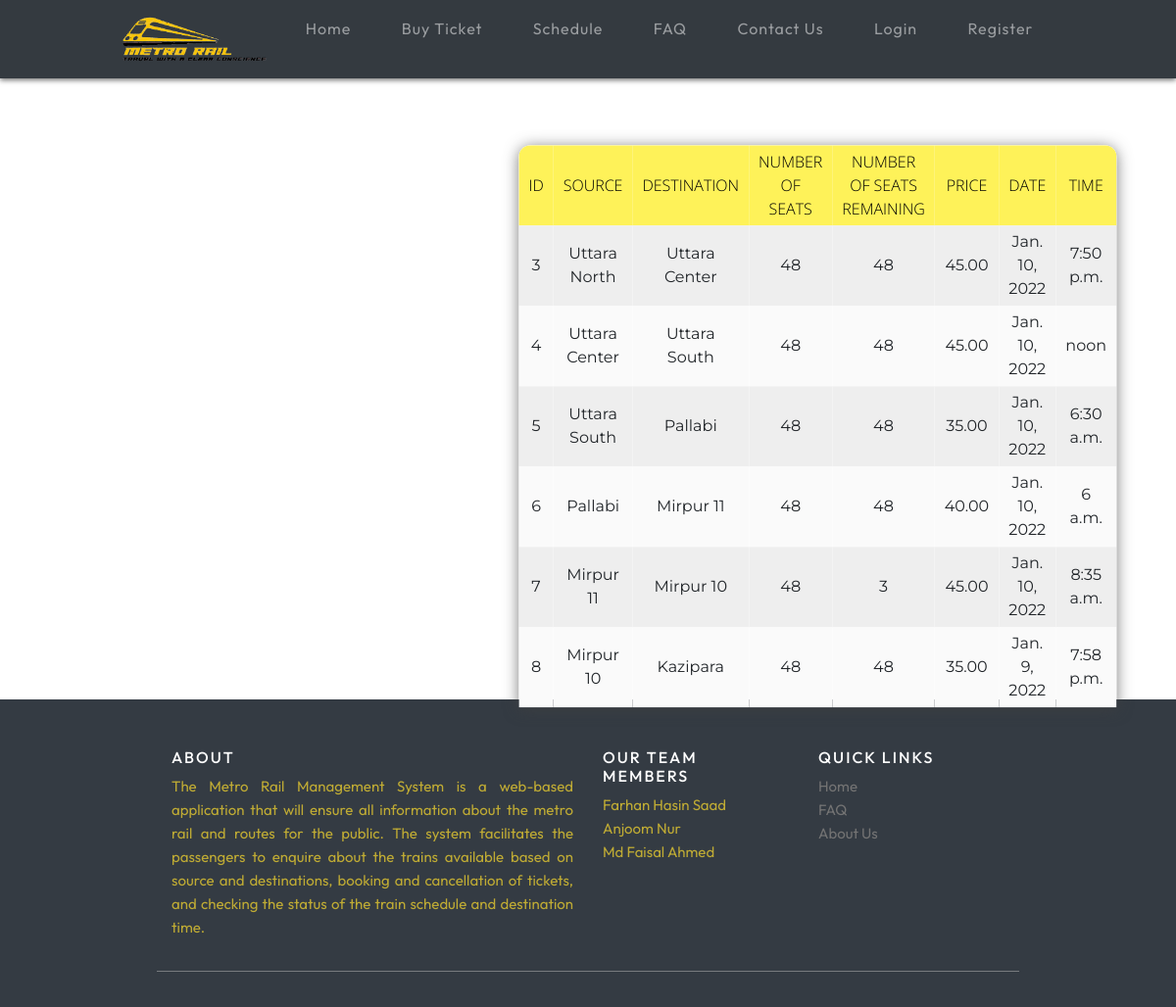
The page /accounts/seeall/ on the database its author committed.
### accounts/models.py (models this page shows, shortened)
class Route(models.Model):
    routeId= models.AutoField(primary_key=True)
    source = models.CharField(max_length=200)
    dest = models.CharField(max_length=200)
    nos = models.DecimalField(decimal_places=0, max_digits=2)
    rem = models.DecimalField(decimal_places=0, max_digits=2)
    price = models.DecimalField(decimal_places=2, max_digits=6)
    date = models.DateField()
    time = models.TimeField()

### accounts/views.py (the view)
# urls.py: path('seeall/', views.seeAll, name="seeall"),
def seeAll(request):
    routeList = Route.objects.all().order_by('-date')
    context = {'routeList' : routeList}
    return render(request, 'seeAll.html', context)

### accounts/templates/seeAll.html (shortened to what this page needs)
{% extends 'railapp/home.html' %}
{% load static %}
{% block content %}
<!DOCTYPE html>
<html lang="en">
<head>
    <link rel="stylesheet" href="{%static 'css/schedule.css'%}">
</head>
<body>
    <div class="filter">
    </div>
    <table>
        <tr id="header">
            <th>ID</th>
            <th>Source</th>
            <th>Destination</th>
            <th>Number of Seats</th>
            <th>Number of Seats Remaining</th>
            <th>Price</th>
            <th>Date</th>
            <th>Time</th>
        </tr>
        {% for row in routeList %}
        <tr>
            <td>{{row.routeId}}</td>
            <td>{{row.source}}</td>
            <td>{{row.dest}}</td>
            <td>{{row.nos}}</td>
            <td>{{row.rem}}</td>
            <td>{{row.price}}</td>
            <td>{{row.date}}</td>
            <td>{{row.time}}</td>
        </tr>
        {% endfor %}
    </table>
</body>
</html>
{% endblock %}

### static/css/main.css (style rules this page uses)
body { background-image:url(https://images.unsplash.com/photo-1556695736-d287caebc48e?ixlib=rb-1.2.1&ixid=MnwxMjA3fDB8MHxzZWFyY2h8MXx8bWV0cm98ZW58MHx8MHx8&w=1000&q=80)!important; background-repeat: no-repeat; background-attachment: fixed; background-size: cover; }

### static/css/schedule.css (style rules this page uses)
* { margin:0; padding: 0; outline: 0; }
.filter { position: absolute; left: 0; top: 0; bottom: 0; right: 0; z-index: 1; }
table { position : sticky; z-index: 2; left: 60%; top: 20%; transform: translate(-10%,-10%); width: 50%; border-collapse: collapse; border-spacing: 0; box-shadow: 0 2px 15px rgba(64,64,64,.7); border-radius: 12px 12px 0 0; overflow: hidden; }
td , th { padding: 5px 10px; text-align: center; }
th { background-color: #fff242de; color: #000000; font-family: 'Open Sans',Sans-serif; font-weight: 200; text-transform: uppercase; }
tr { width: 100%; background-color: #fafafa; font-family: 'Montserrat', sans-serif; }
tr:nth-child(even) { background-color: #eeeeee; }
tr { transition: all .2s ease-in; cursor: pointer; }

### rows shown on the page
Route: routeId "3", source "Uttara North", dest "Uttara Center", nos "48", rem "48", price "45.00", date "Jan. 10, 2022", time "7:50 p.m."
Route: routeId "4", source "Uttara Center", dest "Uttara South", nos "48", rem "48", price "45.00", date "Jan. 10, 2022", time "noon"
Route: routeId "5", source "Uttara South", dest "Pallabi", nos "48", rem "48", price "35.00", date "Jan. 10, 2022", time "6:30 a.m."
Route: routeId "6", source "Pallabi", dest "Mirpur 11", nos "48", rem "48", price "40.00", date "Jan. 10, 2022", time "6 a.m."
Route: routeId "7", source "Mirpur 11", dest "Mirpur 10", nos "48", rem "3", price "45.00", date "Jan. 10, 2022", time "8:35 a.m."
Route: routeId "8", source "Mirpur 10", dest "Kazipara", nos "48", rem "48", price "35.00", date "Jan. 9, 2022", time "7:58 p.m."
